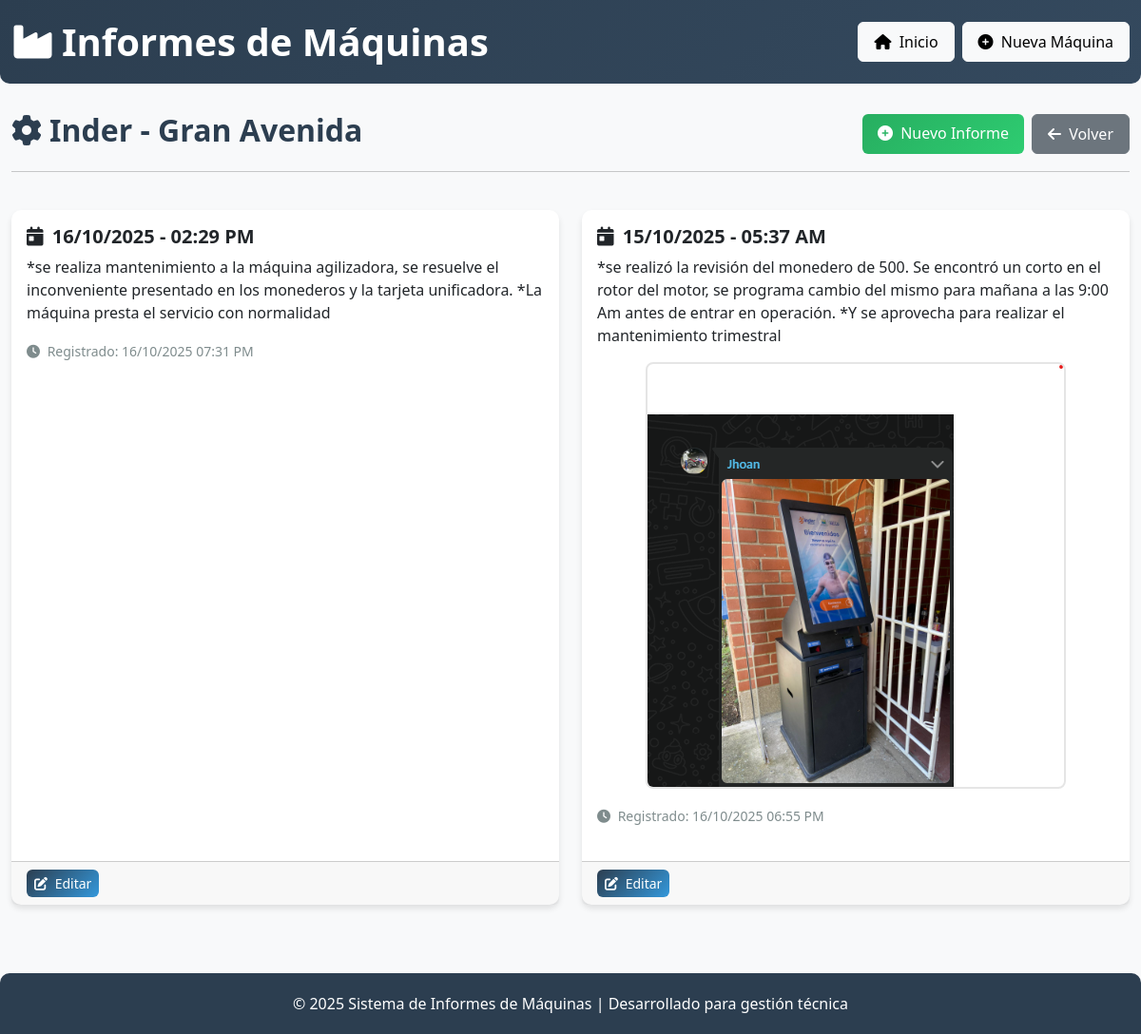
Screenshot of /maquina/Inder -  Gran Avenida with the database file from the repository.
### tables this page shows
CREATE TABLE informes
                     (id INTEGER PRIMARY KEY AUTOINCREMENT,
                      nombre_maquina TEXT NOT NULL,
                      fecha DATE NOT NULL,
                      hora TIME NOT NULL,
                      descripcion TEXT NOT NULL,
                      imagen TEXT,
                      creado_en TIMESTAMP DEFAULT CURRENT_TIMESTAMP,
                      FOREIGN KEY (nombre_maquina) REFERENCES maquinas (nombre));

### app.py (the view)
@app.route('/maquina/<string:nombre_maquina>')
def ver_maquina(nombre_maquina):
    informes = get_informes_por_maquina(nombre_maquina)
    return render_template('maquina.html', nombre_maquina=nombre_maquina, informes=informes)

### app.py (called while the page is built)
def parse_hora(hora_str):
    try:
        if hora_str and hora_str.strip():  # Si hay hora y no está vacía
            return datetime.strptime(hora_str, '%H:%M').time()
        else:  # Si no hay hora, usar medianoche
            return datetime.strptime('00:00', '%H:%M').time()
    except ValueError:
        return datetime.strptime('00:00', '%H:%M').time()

def get_informes_por_maquina(nombre_maquina):
    conn = sqlite3.connect(app.config['DATABASE'])
    c = conn.cursor()
    c.execute("""SELECT id, nombre_maquina, fecha, hora, descripcion, imagen, creado_en
                 FROM informes
                 WHERE nombre_maquina = ?
                 ORDER BY fecha DESC, hora DESC""", (nombre_maquina,))
    informes = []
    for row in c.fetchall():
        informes.append({
            'id': row[0],
            'nombre_maquina': row[1],
            'fecha': datetime.strptime(row[2], '%Y-%m-%d').date(),
            'hora': parse_hora(row[3]),
            'descripcion': row[4],
            'imagen': row[5],
            'creado_en': datetime.strptime(row[6], '%Y-%m-%d %H:%M:%S')
        })
    conn.close()
    return informes

### templates/maquina.html (shortened to what this page needs)
{% extends "base.html" %}
{% block content %}
<div class="row mb-4">
    <div class="col-12">
        <div class="d-flex justify-content-between align-items-center">
            <h2><i class="fas fa-cog me-2"></i>{{ nombre_maquina }}</h2>
            <div class="d-flex gap-2">
                <a href="{{ url_for('nuevo_informe') }}" class="btn btn-success">
                    <i class="fas fa-plus-circle me-1"></i> Nuevo Informe
                </a>
                <a href="{{ url_for('index') }}" class="btn btn-secondary">
                    <i class="fas fa-arrow-left me-1"></i> Volver
                </a>
            </div>
        </div>
        <hr>
    </div>
</div>
{% if informes %}
<div class="row">
    {% for informe in informes %}
    <div class="col-md-6 mb-4">
        <div class="card h-100">
            <div class="card-body">
                <h5 class="card-title">
                    <i class="fas fa-calendar-day me-1"></i>
                    {{ informe.fecha.strftime('%d/%m/%Y') }}
                    {% if informe.hora.strftime('%I:%M %p') != '12:00 AM' %}
                        - {{ informe.hora.strftime('%I:%M %p') }}
                    {% endif %}
                </h5>
                <p class="card-text">{{ informe.descripcion }}</p>
                {% if informe.imagen %}
                <div class="text-center mb-3">
                    <img src="{{ url_for('static', filename='uploads/' + informe.imagen) }}"
                         alt="Evidencia" class="report-image img-fluid">
                </div>
                {% endif %}
                <small class="text-muted">
                    <i class="fas fa-clock me-1"></i>
                    Registrado: {{ informe.creado_en.strftime('%d/%m/%Y %I:%M %p') }}
                </small>
            </div>
            <div class="card-footer">
                <a href="{{ url_for('editar_informe', id=informe.id) }}" class="btn btn-sm btn-primary">
                    <i class="fas fa-edit me-1"></i> Editar
                </a>
            </div>
        </div>
    </div>
    {% endfor %}
</div>
{% else %}
<div class="alert alert-info">
    <h4><i class="fas fa-info-circle me-2"></i>No hay informes para esta máquina</h4>
    <p>Haga clic en "Nuevo Informe" para agregar el primer informe.</p>
</div>
{% endif %}
{% endblock %}

### templates/base.html (shortened to what this page needs)
<!DOCTYPE html>
<html lang="es">
<head>
    <link href="https://cdn.jsdelivr.net/npm/bootstrap@5.3.0/dist/css/bootstrap.min.css" rel="stylesheet">
    <link href="https://cdnjs.cloudflare.com/ajax/libs/font-awesome/6.0.0/css/all.min.css" rel="stylesheet">
    <link href="{{ url_for('static', filename='styles.css') }}" rel="stylesheet">
</head>
<body>
    <header class="page-header">
        <div class="container">
            <div class="d-flex justify-content-between align-items-center">
                <h1><i class="fas fa-industry me-2"></i>Informes de Máquinas</h1>
                <div class="d-flex">
                    <a href="{{ url_for('index') }}" class="btn btn-light me-2"><i class="fas fa-home me-1"></i> Inicio</a>
                    <a href="{{ url_for('nueva_maquina') }}" class="btn btn-light"><i class="fas fa-plus-circle me-1"></i> Nueva Máquina</a>
                </div>
            </div>
        </div>
    </header>
    <div class="container">
        {% block content %}{% endblock %}
    </div>
    <footer class="mt-5">
        <div class="container text-center">
            <p class="mb-0">&copy; 2025 Sistema de Informes de Máquinas | Desarrollado para gestión técnica</p>
        </div>
    </footer>
</body>
</html>

### static/styles.css (style rules this page uses)
:root { --primary-color: #2c3e50; --secondary-color: #3498db; --accent-color: #e74c3c; --light-color: #ecf0f1; --dark-color: #34495e; --success-color: #27ae60; --warning-color: #f39c12; --danger-color: #e74c3c; --font-main: 'Segoe UI', Tahoma, Geneva, Verdana, sans-serif; }
body { font-family: var(--font-main); background-color: #f8f9fa; color: #333; }
.card { border: none; border-radius: 10px; box-shadow: 0 4px 6px rgba(0,0,0,0.1); transition: transform 0.3s ease, box-shadow 0.3s ease; margin-bottom: 20px; }
.btn { border-radius: 6px; font-weight: 500; padding: 8px 16px; transition: all 0.3s ease; }
.btn-primary { background: linear-gradient(135deg, var(--primary-color), var(--secondary-color)); border: none; }
.btn-success { background: linear-gradient(135deg, var(--success-color), #2ecc71); border: none; }
.report-image { border-radius: 8px; object-fit: cover; border: 2px solid rgba(0,0,0,0.1); transition: transform 0.3s ease; }
h1, h2, h3, h4, h5, h6 { color: var(--primary-color); font-weight: 600; }
.page-header { background: linear-gradient(135deg, var(--primary-color), var(--dark-color)); color: white; padding: 20px 0; margin-bottom: 30px; border-radius: 0 0 10px 10px; }
.page-header h1 { color: white; font-weight: 600; margin: 0; }
footer { background: var(--primary-color); color: white; padding: 20px 0; margin-top: 40px; border-radius: 10px 10px 0 0; }
.btn-sm { padding: 4px 8px; font-size: 0.875rem; }
.text-muted { color: #7f8c8d !important; }
.container { max-width: 1200px; }

### rows the page displays
informes: fecha "16/10/2025", hora "02:29 PM", descripcion "*se realiza mantenimiento a la máquina agilizadora, se resuelve el inconveniente presentado en los monederos y la tarjeta unificadora. *La máquina presta el servicio con normalidad", creado_en "16/10/2025 07:31 PM"
informes: fecha "15/10/2025", hora "05:37 AM", descripcion "*se realizó la revisión del monedero de 500. Se encontró un corto en el rotor del motor, se programa cambio del mismo para mañana a las 9:00 Am antes de entrar en operación. *Y se aprovecha para realizar el mantenimiento trimestral", imagen (picture), creado_en "16/10/2025 06:55 PM"

### other values shown
{{ nombre_maquina }} "Inder - Gran Avenida"
